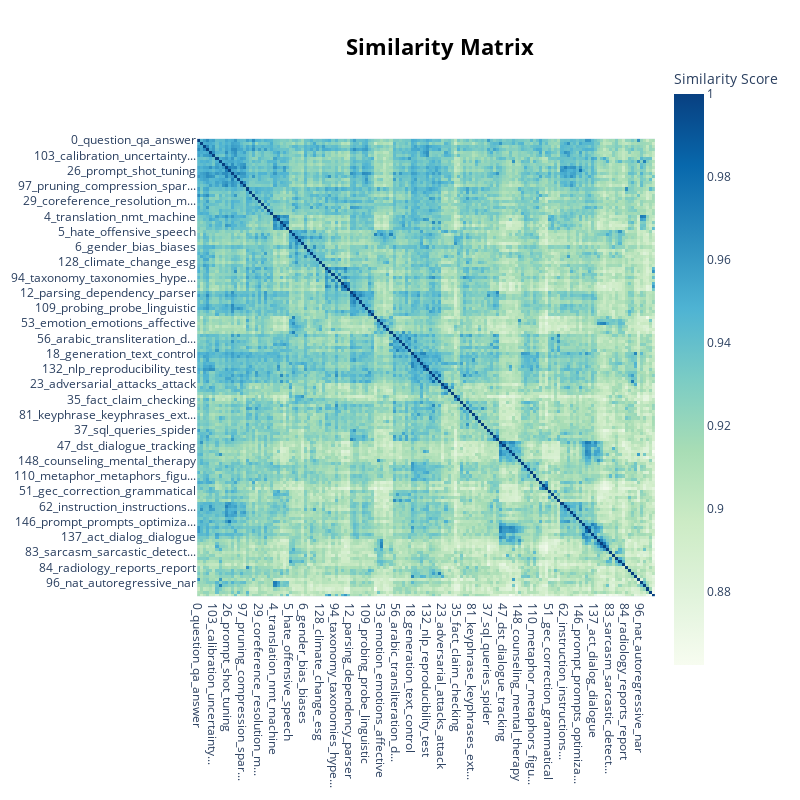

This figure's notebook cell:
### Code cell
# Visualize relationships between topics
topic_model.visualize_heatmap(n_clusters=30)

### Figure 1 — Plotly figure (JSON) as saved in the notebook; plotly's stock layout.template omitted (floating-point values rounded to 4 significant figures; data arrays with more than 128 entries replaced by an {"elided": "..."} marker saying what was removed)
{"data": [{"coloraxis": "coloraxis", "hovertemplate": "x: %{x}<br>y: %{y}<br>Similarity Score: %{z}<extra></extra>", "name": "0", "type": "heatmap", "x": {"elided": "150 str values"}, "xaxis": "x", "y": {"elided": "150 str values"}, "yaxis": "y", "z": {"elided": "150x150 float values"}}], "layout": {"coloraxis": {"colorbar": {"title": {"text": "Similarity Score"}}, "colorscale": [[0, "rgb(247,252,240)"], [0.125, "rgb(224,243,219)"], [0.25, "rgb(204,235,197)"], [0.375, "rgb(168,221,181)"], [0.5, "rgb(123,204,196)"], [0.625, "rgb(78,179,211)"], [0.75, "rgb(43,140,190)"], [0.875, "rgb(8,104,172)"], [1, "rgb(8,64,129)"]]}, "height": 800, "hoverlabel": {"bgcolor": "white", "font": {"family": "Rockwell", "size": 16}}, "legend": {"title": {"text": "Trend"}}, "margin": {"t": 60}, "showlegend": true, "title": {"font": {"color": "Black", "size": 22}, "text": "<b>Similarity Matrix</b>", "x": 0.55, "xanchor": "center", "y": 0.95, "yanchor": "top"}, "width": 800, "xaxis": {"anchor": "y", "constrain": "domain", "domain": [0, 1], "scaleanchor": "y"}, "yaxis": {"anchor": "x", "autorange": "reversed", "constrain": "domain", "domain": [0, 1]}}}
